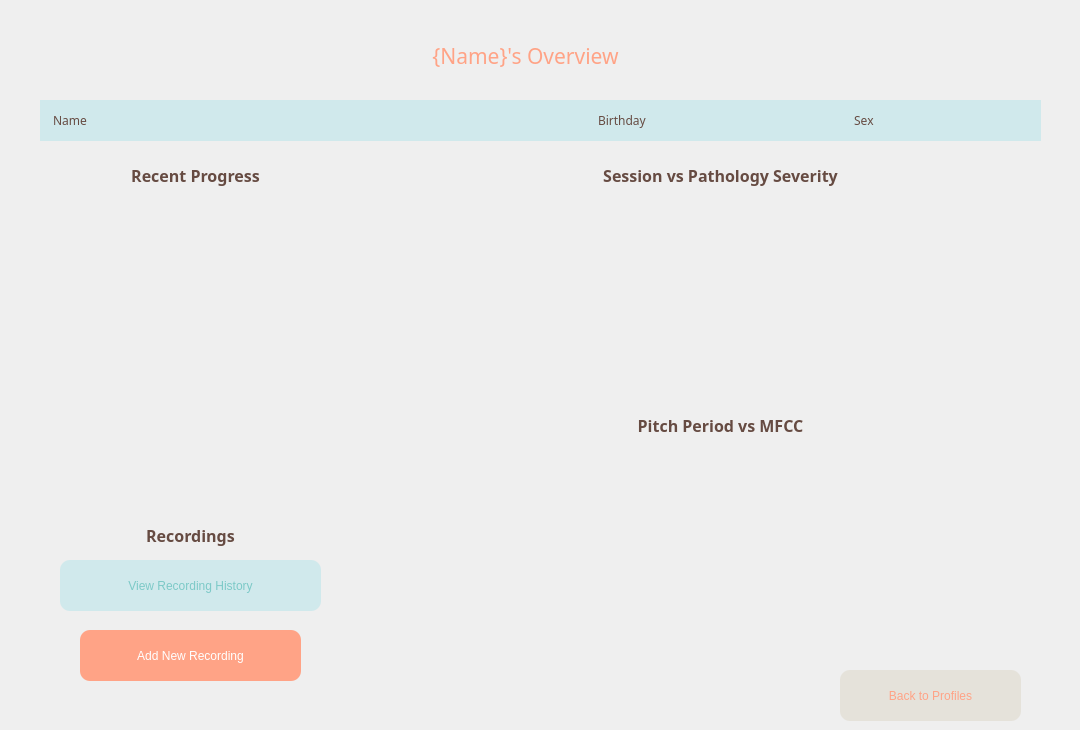
          <widget class="QWidget" name="page_2">
           <widget class="QLabel" name="overview_title">
            <property name="geometry">
             <rect>
              <x>330</x>
              <y>20</y>
              <width>391</width>
              <height>71</height>
             </rect>
            </property>
            <property name="font">
             <font>
              <family>Montserrat SemiBold</family>
              <pointsize>16</pointsize>
              <weight>7</weight>
              <italic>false</italic>
              <bold>false</bold>
             </font>
            </property>
            <property name="styleSheet">
             <string notr="true">color: rgb(255, 163, 134);
font: 63 16pt &quot;Montserrat SemiBold&quot;;</string>
            </property>
            <property name="text">
             <string>{Name}'s Overview</string>
            </property>
            <property name="alignment">
             <set>Qt::AlignCenter</set>
            </property>
           </widget>
           <widget class="QPushButton" name="backtoprof_btn">
            <property name="geometry">
             <rect>
              <x>840</x>
              <y>670</y>
              <width>181</width>
              <height>51</height>
             </rect>
            </property>
            <property name="styleSheet">
             <string notr="true">color: rgb(255, 163, 134);
background-color: rgb(229, 226, 218);
border-radius: 10px;
font: 57 10pt &quot;Montserrat ExtraBold&quot;;</string>
            </property>
            <property name="text">
             <string>Back to Profiles</string>
            </property>
           </widget>
           <widget class="QPushButton" name="viewrec_btn">
            <property name="geometry">
             <rect>
              <x>60</x>
              <y>560</y>
              <width>261</width>
              <height>51</height>
             </rect>
            </property>
            <property name="styleSheet">
             <string notr="true">background-color: rgb(208, 233, 236);
color: rgb(124, 201, 199);
border-radius: 10px;
font: 57 10pt &quot;Montserrat ExtraBold&quot;;</string>
            </property>
            <property name="text">
             <string>View Recording History</string>
            </property>
           </widget>
           <widget class="QPushButton" name="addrec_btn">
            <property name="geometry">
             <rect>
              <x>80</x>
              <y>630</y>
              <width>221</width>
              <height>51</height>
             </rect>
            </property>
            <property name="styleSheet">
             <string notr="true">background-color: rgb(255, 163, 134);
color: rgb(255, 255, 255);
border-radius: 10px;
font: 57 10pt &quot;Montserrat ExtraBold&quot;;</string>
            </property>
            <property name="text">
             <string>Add New Recording</string>
            </property>
           </widget>
           <widget class="QLabel" name="label_40">
            <property name="geometry">
             <rect>
              <x>40</x>
              <y>520</y>
              <width>301</width>
              <height>31</height>
             </rect>
            </property>
            <property name="font">
             <font>
              <family>Montserrat SemiBold</family>
              <pointsize>12</pointsize>
              <weight>75</weight>
              <bold>true</bold>
             </font>
            </property>
            <property name="styleSheet">
             <string notr="true">color: rgb(102, 75, 66);</string>
            </property>
            <property name="text">
             <string>Recordings</string>
            </property>
            <property name="alignment">
             <set>Qt::AlignCenter</set>
            </property>
           </widget>
           <widget class="QWidget" name="verticalLayoutWidget">
            <property name="geometry">
             <rect>
              <x>40</x>
              <y>200</y>
              <width>311</width>
              <height>301</height>
             </rect>
            </property>
            <layout class="QVBoxLayout" name="progress_gph"/>
           </widget>
           <widget class="QWidget" name="verticalLayoutWidget_2">
            <property name="geometry">
             <rect>
              <x>380</x>
              <y>190</y>
              <width>681</width>
              <height>221</height>
             </rect>
            </property>
            <layout class="QVBoxLayout" name="bar_gph"/>
           </widget>
           <widget class="QLabel" name="label_41">
            <property name="geometry">
             <rect>
              <x>50</x>
              <y>160</y>
              <width>291</width>
              <height>31</height>
             </rect>
            </property>
            <property name="font">
             <font>
              <family>Montserrat SemiBold</family>
              <pointsize>12</pointsize>
              <weight>75</weight>
              <bold>true</bold>
             </font>
            </property>
            <property name="styleSheet">
             <string notr="true">color: rgb(102, 75, 66);</string>
            </property>
            <property name="text">
             <string>Recent Progress</string>
            </property>
            <property name="alignment">
             <set>Qt::AlignCenter</set>
            </property>
           </widget>
           <widget class="QLabel" name="label_42">
            <property name="geometry">
             <rect>
              <x>550</x>
              <y>160</y>
              <width>341</width>
              <height>31</height>
             </rect>
            </property>
            <property name="font">
             <font>
              <family>Montserrat SemiBold</family>
              <pointsize>12</pointsize>
              <weight>75</weight>
              <bold>true</bold>
             </font>
            </property>
            <property name="styleSheet">
             <string notr="true">color: rgb(102, 75, 66);</string>
            </property>
            <property name="text">
             <string>Session vs Pathology Severity</string>
            </property>
            <property name="alignment">
             <set>Qt::AlignCenter</set>
            </property>
           </widget>
           <widget class="QWidget" name="verticalLayoutWidget_3">
            <property name="geometry">
             <rect>
              <x>370</x>
              <y>430</y>
              <width>701</width>
              <height>241</height>
             </rect>
            </property>
            <layout class="QVBoxLayout" name="boundary_gph"/>
           </widget>
           <widget class="QWidget" name="widget_4" native="true">
            <property name="geometry">
             <rect>
              <x>40</x>
              <y>100</y>
              <width>1001</width>
              <height>41</height>
             </rect>
            </property>
            <property name="styleSheet">
             <string notr="true">background-color: rgb(208, 233, 236);
padding-left: 10px</string>
            </property>
            <layout class="QVBoxLayout" name="verticalLayout_2">
             <item>
              <layout class="QHBoxLayout" name="horizontalLayout_4">
               <item>
                <widget class="QLabel" name="name_ov">
                 <property name="font">
                  <font>
                   <family>Montserrat SemiBold</family>
                   <pointsize>9</pointsize>
                   <weight>50</weight>
                   <bold>false</bold>
                   <kerning>false</kerning>
                  </font>
                 </property>
                 <property name="styleSheet">
                  <string notr="true">color: rgb(102, 75, 66);
</string>
                 </property>
                 <property name="text">
                  <string>Name</string>
                 </property>
                </widget>
               </item>
               <item>
                <widget class="QLabel" name="birthday_ov">
                 <property name="maximumSize">
                  <size>
                   <width>250</width>
                   <height>16777215</height>
                  </size>
                 </property>
                 <property name="font">
                  <font>
                   <family>Montserrat SemiBold</family>
                   <pointsize>9</pointsize>
                   <weight>50</weight>
                   <bold>false</bold>
                   <kerning>false</kerning>
                  </font>
                 </property>
                 <property name="styleSheet">
                  <string notr="true">color: rgb(102, 75, 66);</string>
                 </property>
                 <property name="text">
                  <string>Birthday</string>
                 </property>
                </widget>
               </item>
               <item>
                <widget class="QLabel" name="sex_ov">
                 <property name="maximumSize">
                  <size>
                   <width>200</width>
                   <height>16777215</height>
                  </size>
                 </property>
                 <property name="font">
                  <font>
                   <family>Montserrat SemiBold</family>
                   <pointsize>9</pointsize>
                   <weight>50</weight>
                   <bold>false</bold>
                   <kerning>false</kerning>
                  </font>
                 </property>
                 <property name="styleSheet">
                  <string notr="true">color: rgb(102, 75, 66);</string>
                 </property>
                 <property name="text">
                  <string>Sex</string>
                 </property>
                </widget>
               </item>
              </layout>
             </item>
            </layout>
           </widget>
           <widget class="QLabel" name="label_46">
            <property name="geometry">
             <rect>
              <x>550</x>
              <y>410</y>
              <width>341</width>
              <height>31</height>
             </rect>
            </property>
            <property name="font">
             <font>
              <family>Montserrat SemiBold</family>
              <pointsize>12</pointsize>
              <weight>75</weight>
              <bold>true</bold>
             </font>
            </property>
            <property name="styleSheet">
             <string notr="true">color: rgb(102, 75, 66);</string>
            </property>
            <property name="text">
             <string>Pitch Period vs MFCC</string>
            </property>
            <property name="alignment">
             <set>Qt::AlignCenter</set>
            </property>
           </widget>
           <zorder>overview_title</zorder>
           <zorder>viewrec_btn</zorder>
           <zorder>addrec_btn</zorder>
           <zorder>label_40</zorder>
           <zorder>verticalLayoutWidget</zorder>
           <zorder>verticalLayoutWidget_2</zorder>
           <zorder>label_41</zorder>
           <zorder>label_42</zorder>
           <zorder>verticalLayoutWidget_3</zorder>
           <zorder>widget_4</zorder>
           <zorder>label_46</zorder>
           <zorder>backtoprof_btn</zorder>
          </widget>
